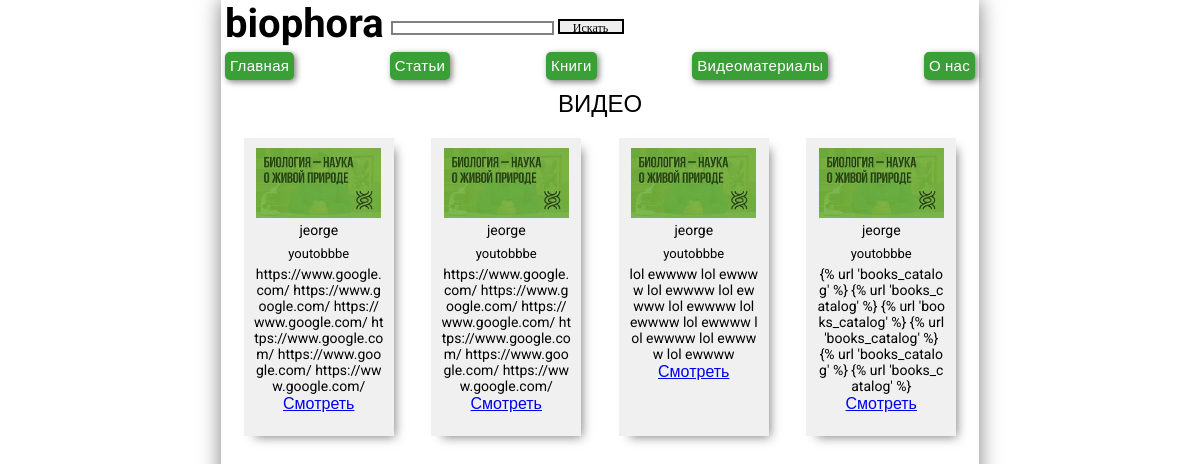
The page /videos_catalog/ on the database as committed earlier.
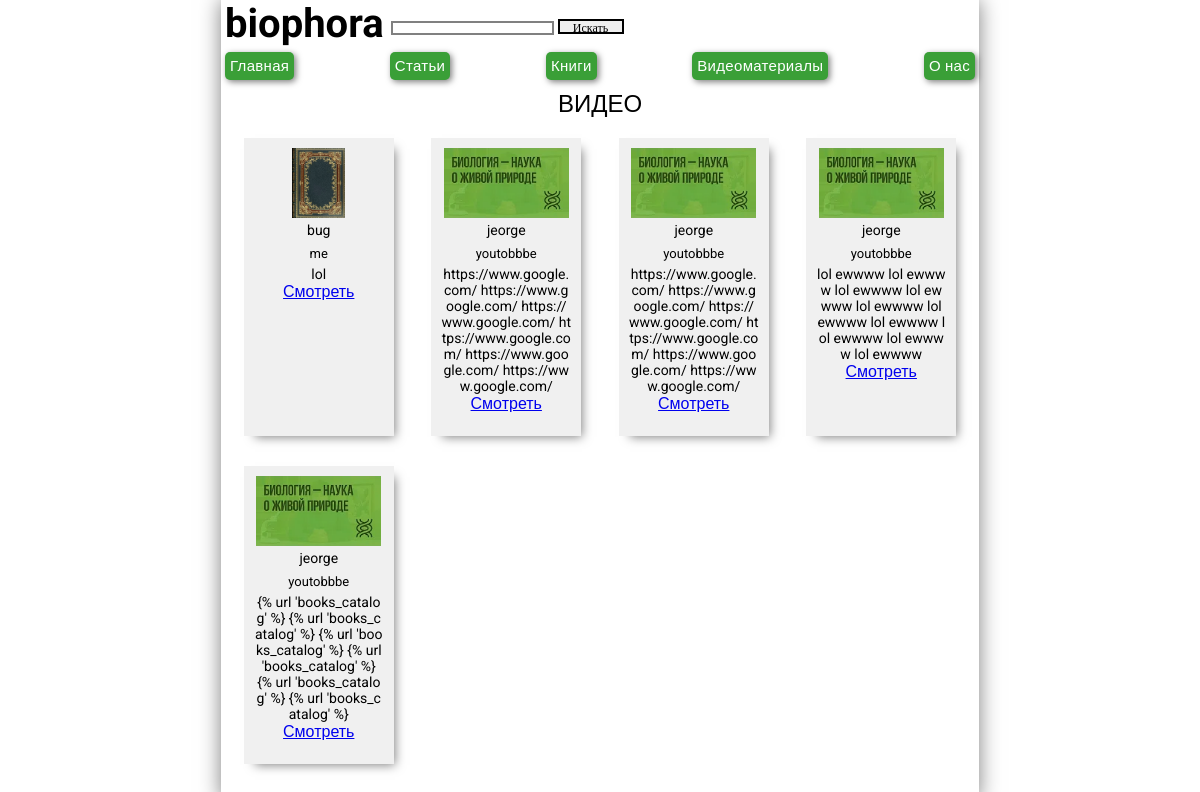
The same page on the database as committed later.
### articles/models.py (models this page shows, shortened)
class Video(models.Model):
    preview = models.ImageField()
    title = models.CharField(max_length=200)
    author = models.CharField(max_length=200)
    description = models.TextField()
    watch_link = models.TextField()
    created_date = models.DateTimeField(default=timezone.now)
    published_date = models.DateTimeField(blank=True, null=True)
    class Meta:
        verbose_name = 'Видео'
        verbose_name_plural = 'Видео'

### articles/views.py (the view)
# urls.py: path('videos_catalog/', views.videos_catalog, name='videos_catalog'),
def videos_catalog(request):
    videos = Video.objects.order_by('-published_date')
    return render(request, 'videos_catalog.html', {'videos': videos})

### articles/templates/videos_catalog.html
{% extends 'base.html' %}
{% block content %}
<h2 class="block-name">ВИДЕО</h2>
<div class="videos grid">
  {% for video in videos %}
    <div class="video-preview">
      <img src="{{ video.preview.url }}" height="70px">
      <p class="video-title">{{ video.title }}</p>
      <p class="preview-author-name">{{ video.author }}</p>
      <p class="preview-description">{{ video.description }}</p>
      <a href="{{ video.watch_link }}">Смотреть</a>
    </div>
  {% endfor %}
</div>
{% endblock %}

Rows that differ between the two databases and show on the page:
added Video: preview (picture), title "bug", author "me", description "lol"
